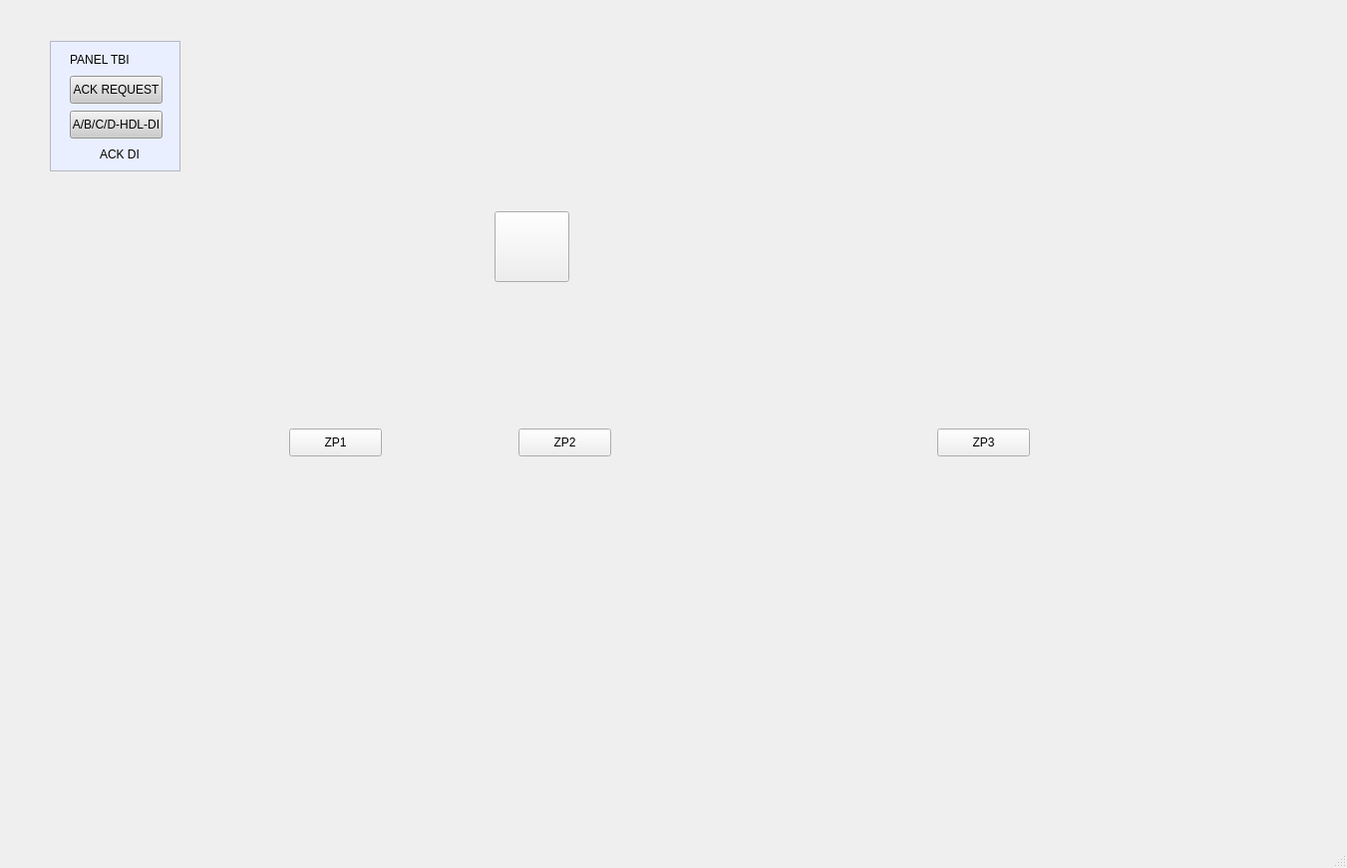
<?xml version="1.0" encoding="UTF-8"?>
<ui version="4.0">
 <class>MainWindow</class>
 <widget class="QMainWindow" name="MainWindow">
  <property name="geometry">
   <rect>
    <x>0</x>
    <y>0</y>
    <width>1351</width>
    <height>871</height>
   </rect>
  </property>
  <property name="windowTitle">
   <string>MainWindow</string>
  </property>
  <widget class="QWidget" name="centralwidget">
   <widget class="QLabel" name="CONSOLE">
    <property name="geometry">
     <rect>
      <x>0</x>
      <y>0</y>
      <width>1351</width>
      <height>831</height>
     </rect>
    </property>
    <property name="text">
     <string/>
    </property>
    <property name="pixmap">
     <pixmap>../ICON/Console.jpg</pixmap>
    </property>
    <property name="scaledContents">
     <bool>true</bool>
    </property>
   </widget>
   <widget class="QPushButton" name="ACKNOWLEDGE">
    <property name="geometry">
     <rect>
      <x>837</x>
      <y>686</y>
      <width>60</width>
      <height>60</height>
     </rect>
    </property>
    <property name="text">
     <string/>
    </property>
    <property name="flat">
     <bool>true</bool>
    </property>
   </widget>
   <widget class="QPushButton" name="BRAKE">
    <property name="geometry">
     <rect>
      <x>1021</x>
      <y>686</y>
      <width>60</width>
      <height>60</height>
     </rect>
    </property>
    <property name="text">
     <string/>
    </property>
    <property name="flat">
     <bool>true</bool>
    </property>
   </widget>
   <widget class="QPushButton" name="OPEN_BARIER">
    <property name="geometry">
     <rect>
      <x>1116</x>
      <y>686</y>
      <width>60</width>
      <height>60</height>
     </rect>
    </property>
    <property name="text">
     <string/>
    </property>
    <property name="flat">
     <bool>true</bool>
    </property>
   </widget>
   <widget class="QPushButton" name="CLOSE_BARRIER">
    <property name="geometry">
     <rect>
      <x>1211</x>
      <y>686</y>
      <width>60</width>
      <height>60</height>
     </rect>
    </property>
    <property name="text">
     <string/>
    </property>
    <property name="flat">
     <bool>true</bool>
    </property>
   </widget>
   <widget class="QLabel" name="COMMUNICATION">
    <property name="geometry">
     <rect>
      <x>844</x>
      <y>287</y>
      <width>21</width>
      <height>21</height>
     </rect>
    </property>
    <property name="text">
     <string/>
    </property>
    <property name="pixmap">
     <pixmap>../ICON/led-off.png</pixmap>
    </property>
    <property name="scaledContents">
     <bool>true</bool>
    </property>
   </widget>
   <widget class="QLabel" name="BARIER_DOWN">
    <property name="geometry">
     <rect>
      <x>844</x>
      <y>227</y>
      <width>21</width>
      <height>21</height>
     </rect>
    </property>
    <property name="text">
     <string/>
    </property>
    <property name="pixmap">
     <pixmap>../ICON/led-off.png</pixmap>
    </property>
    <property name="scaledContents">
     <bool>true</bool>
    </property>
   </widget>
   <widget class="QLabel" name="BARIER_UP">
    <property name="geometry">
     <rect>
      <x>844</x>
      <y>197</y>
      <width>21</width>
      <height>21</height>
     </rect>
    </property>
    <property name="text">
     <string/>
    </property>
    <property name="pixmap">
     <pixmap>../ICON/led-off.png</pixmap>
    </property>
    <property name="scaledContents">
     <bool>true</bool>
    </property>
   </widget>
   <widget class="QLabel" name="POWER">
    <property name="geometry">
     <rect>
      <x>1028</x>
      <y>197</y>
      <width>21</width>
      <height>21</height>
     </rect>
    </property>
    <property name="text">
     <string/>
    </property>
    <property name="pixmap">
     <pixmap>../ICON/led-off.png</pixmap>
    </property>
    <property name="scaledContents">
     <bool>true</bool>
    </property>
   </widget>
   <widget class="QLabel" name="DIRECTION_A">
    <property name="geometry">
     <rect>
      <x>196</x>
      <y>456</y>
      <width>63</width>
      <height>73</height>
     </rect>
    </property>
    <property name="text">
     <string/>
    </property>
    <property name="pixmap">
     <pixmap>../ICON/direction-a-off.png</pixmap>
    </property>
    <property name="scaledContents">
     <bool>true</bool>
    </property>
   </widget>
   <widget class="QLabel" name="DIRECTION_B">
    <property name="geometry">
     <rect>
      <x>1090</x>
      <y>456</y>
      <width>64</width>
      <height>73</height>
     </rect>
    </property>
    <property name="text">
     <string/>
    </property>
    <property name="pixmap">
     <pixmap>../ICON/direction-b-off.png</pixmap>
    </property>
    <property name="scaledContents">
     <bool>true</bool>
    </property>
   </widget>
   <widget class="QPushButton" name="BUZZER_STOP">
    <property name="geometry">
     <rect>
      <x>420</x>
      <y>690</y>
      <width>51</width>
      <height>51</height>
     </rect>
    </property>
    <property name="text">
     <string/>
    </property>
    <property name="flat">
     <bool>true</bool>
    </property>
   </widget>
   <widget class="QPushButton" name="ALARM">
    <property name="geometry">
     <rect>
      <x>496</x>
      <y>212</y>
      <width>75</width>
      <height>71</height>
     </rect>
    </property>
    <property name="text">
     <string/>
    </property>
    <property name="icon">
     <iconset>
      <normaloff>../ICON/toogle-on.png</normaloff>../ICON/toogle-on.png</iconset>
    </property>
    <property name="iconSize">
     <size>
      <width>70</width>
      <height>70</height>
     </size>
    </property>
   </widget>
   <widget class="QPushButton" name="AUTOMATIC">
    <property name="geometry">
     <rect>
      <x>82</x>
      <y>621</y>
      <width>101</width>
      <height>31</height>
     </rect>
    </property>
    <property name="text">
     <string/>
    </property>
    <property name="flat">
     <bool>true</bool>
    </property>
   </widget>
   <widget class="QPushButton" name="SEMI_AUTOMATIC">
    <property name="geometry">
     <rect>
      <x>192</x>
      <y>683</y>
      <width>101</width>
      <height>31</height>
     </rect>
    </property>
    <property name="text">
     <string/>
    </property>
    <property name="flat">
     <bool>true</bool>
    </property>
   </widget>
   <widget class="QPushButton" name="MANUAL">
    <property name="geometry">
     <rect>
      <x>82</x>
      <y>742</y>
      <width>101</width>
      <height>31</height>
     </rect>
    </property>
    <property name="text">
     <string/>
    </property>
    <property name="flat">
     <bool>true</bool>
    </property>
   </widget>
   <widget class="QLabel" name="SELECTOR_SWITCH">
    <property name="geometry">
     <rect>
      <x>92</x>
      <y>655</y>
      <width>85</width>
      <height>85</height>
     </rect>
    </property>
    <property name="text">
     <string/>
    </property>
    <property name="pixmap">
     <pixmap>../ICON/selector-switch-AUTOMATIC.png</pixmap>
    </property>
    <property name="scaledContents">
     <bool>true</bool>
    </property>
   </widget>
   <widget class="QPushButton" name="ZP1">
    <property name="geometry">
     <rect>
      <x>290</x>
      <y>430</y>
      <width>93</width>
      <height>28</height>
     </rect>
    </property>
    <property name="text">
     <string>ZP1</string>
    </property>
   </widget>
   <widget class="QPushButton" name="ZP2">
    <property name="geometry">
     <rect>
      <x>520</x>
      <y>430</y>
      <width>93</width>
      <height>28</height>
     </rect>
    </property>
    <property name="text">
     <string>ZP2</string>
    </property>
   </widget>
   <widget class="QPushButton" name="ZP3">
    <property name="geometry">
     <rect>
      <x>940</x>
      <y>430</y>
      <width>93</width>
      <height>28</height>
     </rect>
    </property>
    <property name="text">
     <string>ZP3</string>
    </property>
   </widget>
   <widget class="QFrame" name="frame">
    <property name="geometry">
     <rect>
      <x>50</x>
      <y>41</y>
      <width>131</width>
      <height>131</height>
     </rect>
    </property>
    <property name="styleSheet">
     <string notr="true">background-color: rgb(233, 239, 255);
border-color: rgb(197, 197, 197);</string>
    </property>
    <property name="frameShape">
     <enum>QFrame::StyledPanel</enum>
    </property>
    <property name="frameShadow">
     <enum>QFrame::Raised</enum>
    </property>
    <widget class="QPushButton" name="ACK_REQUEST">
     <property name="geometry">
      <rect>
       <x>20</x>
       <y>35</y>
       <width>93</width>
       <height>28</height>
      </rect>
     </property>
     <property name="styleSheet">
      <string notr="true">background-color: rgb(204, 204, 204);</string>
     </property>
     <property name="text">
      <string>ACK REQUEST</string>
     </property>
    </widget>
    <widget class="QPushButton" name="ABCD_HDL">
     <property name="geometry">
      <rect>
       <x>20</x>
       <y>70</y>
       <width>93</width>
       <height>28</height>
      </rect>
     </property>
     <property name="styleSheet">
      <string notr="true">background-color: rgb(204, 204, 204);</string>
     </property>
     <property name="text">
      <string>A/B/C/D-HDL-DI</string>
     </property>
    </widget>
    <widget class="QLabel" name="ACK_DI">
     <property name="geometry">
      <rect>
       <x>20</x>
       <y>104</y>
       <width>21</width>
       <height>21</height>
      </rect>
     </property>
     <property name="text">
      <string/>
     </property>
     <property name="pixmap">
      <pixmap>../ICON/led-off.png</pixmap>
     </property>
     <property name="scaledContents">
      <bool>true</bool>
     </property>
    </widget>
    <widget class="QLabel" name="label">
     <property name="geometry">
      <rect>
       <x>50</x>
       <y>107</y>
       <width>47</width>
       <height>13</height>
      </rect>
     </property>
     <property name="text">
      <string>ACK DI</string>
     </property>
    </widget>
    <widget class="QLabel" name="label_2">
     <property name="geometry">
      <rect>
       <x>20</x>
       <y>12</y>
       <width>61</width>
       <height>16</height>
      </rect>
     </property>
     <property name="text">
      <string>PANEL TBI</string>
     </property>
     <property name="alignment">
      <set>Qt::AlignLeading|Qt::AlignLeft|Qt::AlignTop</set>
     </property>
    </widget>
   </widget>
   <widget class="QLabel" name="JPL_KIRI">
    <property name="geometry">
     <rect>
      <x>630</x>
      <y>319</y>
      <width>181</width>
      <height>161</height>
     </rect>
    </property>
    <property name="text">
     <string/>
    </property>
    <property name="pixmap">
     <pixmap>../ICON/LEFT-JPL-0.png</pixmap>
    </property>
    <property name="scaledContents">
     <bool>true</bool>
    </property>
   </widget>
   <widget class="QLabel" name="JPL_KANAN">
    <property name="geometry">
     <rect>
      <x>540</x>
      <y>494</y>
      <width>181</width>
      <height>161</height>
     </rect>
    </property>
    <property name="text">
     <string/>
    </property>
    <property name="pixmap">
     <pixmap>../ICON/RIGHT-JPL-0.png</pixmap>
    </property>
    <property name="scaledContents">
     <bool>true</bool>
    </property>
   </widget>
   <widget class="QLabel" name="LEFT_JPL_R">
    <property name="geometry">
     <rect>
      <x>762</x>
      <y>405</y>
      <width>10</width>
      <height>10</height>
     </rect>
    </property>
    <property name="text">
     <string/>
    </property>
    <property name="pixmap">
     <pixmap>../ICON/led-off.png</pixmap>
    </property>
    <property name="scaledContents">
     <bool>true</bool>
    </property>
   </widget>
   <widget class="QLabel" name="LEFT_JPL_L">
    <property name="geometry">
     <rect>
      <x>741</x>
      <y>405</y>
      <width>10</width>
      <height>10</height>
     </rect>
    </property>
    <property name="text">
     <string/>
    </property>
    <property name="pixmap">
     <pixmap>../ICON/led-off.png</pixmap>
    </property>
    <property name="scaledContents">
     <bool>true</bool>
    </property>
   </widget>
   <widget class="QLabel" name="RIGHT_JPL_L">
    <property name="geometry">
     <rect>
      <x>579</x>
      <y>580</y>
      <width>10</width>
      <height>10</height>
     </rect>
    </property>
    <property name="text">
     <string/>
    </property>
    <property name="pixmap">
     <pixmap>../ICON/led-off.png</pixmap>
    </property>
    <property name="scaledContents">
     <bool>true</bool>
    </property>
   </widget>
   <widget class="QLabel" name="RIGHT_JPL_R">
    <property name="geometry">
     <rect>
      <x>601</x>
      <y>580</y>
      <width>10</width>
      <height>10</height>
     </rect>
    </property>
    <property name="text">
     <string/>
    </property>
    <property name="pixmap">
     <pixmap>../ICON/led-off.png</pixmap>
    </property>
    <property name="scaledContents">
     <bool>true</bool>
    </property>
   </widget>
  </widget>
  <widget class="QMenuBar" name="menubar">
   <property name="geometry">
    <rect>
     <x>0</x>
     <y>0</y>
     <width>1351</width>
     <height>26</height>
    </rect>
   </property>
  </widget>
  <widget class="QStatusBar" name="statusbar"/>
 </widget>
 <resources/>
 <connections/>
</ui>
